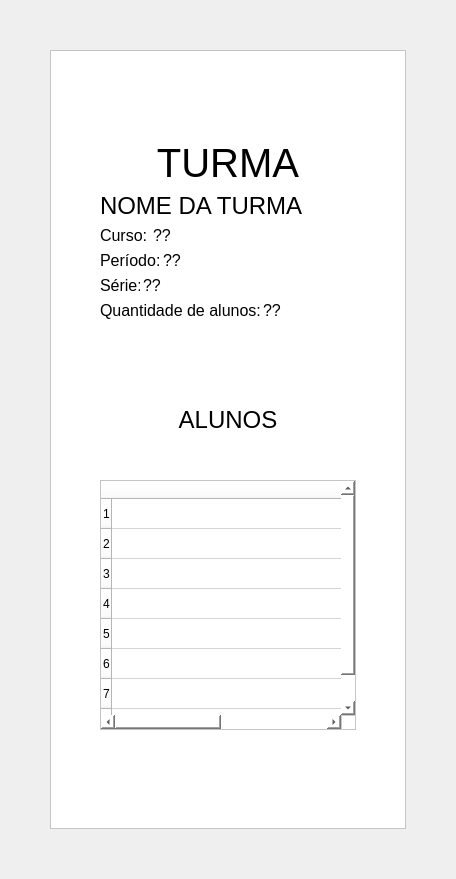
         <widget class="QWidget" name="pg_Turma">
          <layout class="QGridLayout" name="gridLayout_15">
           <property name="leftMargin">
            <number>50</number>
           </property>
           <property name="topMargin">
            <number>50</number>
           </property>
           <property name="rightMargin">
            <number>50</number>
           </property>
           <property name="bottomMargin">
            <number>50</number>
           </property>
           <property name="spacing">
            <number>0</number>
           </property>
           <item row="0" column="0">
            <widget class="QFrame" name="frame_8">
             <property name="styleSheet">
              <string notr="true">background-color: rgb(255, 255, 255);</string>
             </property>
             <property name="frameShape">
              <enum>QFrame::StyledPanel</enum>
             </property>
             <property name="frameShadow">
              <enum>QFrame::Raised</enum>
             </property>
             <layout class="QGridLayout" name="gridLayout_16">
              <item row="0" column="0">
               <widget class="QWidget" name="widget_13" native="true">
                <layout class="QGridLayout" name="gridLayout_17">
                 <property name="leftMargin">
                  <number>40</number>
                 </property>
                 <property name="topMargin">
                  <number>80</number>
                 </property>
                 <property name="rightMargin">
                  <number>40</number>
                 </property>
                 <item row="1" column="0">
                  <layout class="QVBoxLayout" name="verticalLayout_15">
                   <item>
                    <widget class="QLabel" name="lbl_NomeTurma_PgDadosTurma">
                     <property name="font">
                      <font>
                       <family>Arial</family>
                       <pointsize>18</pointsize>
                      </font>
                     </property>
                     <property name="text">
                      <string>NOME DA TURMA</string>
                     </property>
                    </widget>
                   </item>
                   <item>
                    <layout class="QHBoxLayout" name="horizontalLayout_13">
                     <property name="spacing">
                      <number>3</number>
                     </property>
                     <item>
                      <widget class="QLabel" name="label_30">
                       <property name="maximumSize">
                        <size>
                         <width>50</width>
                         <height>16777215</height>
                        </size>
                       </property>
                       <property name="font">
                        <font>
                         <family>Arial</family>
                         <pointsize>12</pointsize>
                        </font>
                       </property>
                       <property name="text">
                        <string>Curso:</string>
                       </property>
                      </widget>
                     </item>
                     <item>
                      <widget class="QLabel" name="lbl_NomeCurso_PgDadosTurma">
                       <property name="font">
                        <font>
                         <family>Arial</family>
                         <pointsize>12</pointsize>
                        </font>
                       </property>
                       <property name="text">
                        <string>??</string>
                       </property>
                      </widget>
                     </item>
                    </layout>
                   </item>
                   <item>
                    <layout class="QHBoxLayout" name="horizontalLayout_14">
                     <property name="spacing">
                      <number>3</number>
                     </property>
                     <item>
                      <widget class="QLabel" name="label_31">
                       <property name="maximumSize">
                        <size>
                         <width>60</width>
                         <height>16777215</height>
                        </size>
                       </property>
                       <property name="font">
                        <font>
                         <family>Arial</family>
                         <pointsize>12</pointsize>
                        </font>
                       </property>
                       <property name="text">
                        <string>Período:</string>
                       </property>
                      </widget>
                     </item>
                     <item>
                      <widget class="QLabel" name="lbl_Periodo_PgDadosTurma">
                       <property name="font">
                        <font>
                         <family>Arial</family>
                         <pointsize>12</pointsize>
                        </font>
                       </property>
                       <property name="text">
                        <string>??</string>
                       </property>
                      </widget>
                     </item>
                    </layout>
                   </item>
                   <item>
                    <layout class="QHBoxLayout" name="horizontalLayout_15">
                     <property name="spacing">
                      <number>3</number>
                     </property>
                     <item>
                      <widget class="QLabel" name="label_32">
                       <property name="maximumSize">
                        <size>
                         <width>40</width>
                         <height>16777215</height>
                        </size>
                       </property>
                       <property name="font">
                        <font>
                         <family>Arial</family>
                         <pointsize>12</pointsize>
                        </font>
                       </property>
                       <property name="text">
                        <string>Série:</string>
                       </property>
                      </widget>
                     </item>
                     <item>
                      <widget class="QLabel" name="lbl_Serie_PgDadosTurma">
                       <property name="font">
                        <font>
                         <family>Arial</family>
                         <pointsize>12</pointsize>
                        </font>
                       </property>
                       <property name="text">
                        <string>??</string>
                       </property>
                      </widget>
                     </item>
                    </layout>
                   </item>
                   <item>
                    <layout class="QHBoxLayout" name="horizontalLayout_16">
                     <property name="spacing">
                      <number>3</number>
                     </property>
                     <item>
                      <widget class="QLabel" name="label_33">
                       <property name="maximumSize">
                        <size>
                         <width>160</width>
                         <height>16777215</height>
                        </size>
                       </property>
                       <property name="font">
                        <font>
                         <family>Arial</family>
                         <pointsize>12</pointsize>
                        </font>
                       </property>
                       <property name="text">
                        <string>Quantidade de alunos:</string>
                       </property>
                      </widget>
                     </item>
                     <item>
                      <widget class="QLabel" name="lbl_QtdAlunos_PgDadosTurma">
                       <property name="font">
                        <font>
                         <family>Arial</family>
                         <pointsize>12</pointsize>
                        </font>
                       </property>
                       <property name="text">
                        <string>??</string>
                       </property>
                      </widget>
                     </item>
                    </layout>
                   </item>
                  </layout>
                 </item>
                 <item row="0" column="0">
                  <widget class="QLabel" name="label_34">
                   <property name="maximumSize">
                    <size>
                     <width>16777215</width>
                     <height>50</height>
                    </size>
                   </property>
                   <property name="font">
                    <font>
                     <family>Arial</family>
                     <pointsize>30</pointsize>
                    </font>
                   </property>
                   <property name="text">
                    <string>TURMA</string>
                   </property>
                   <property name="alignment">
                    <set>Qt::AlignCenter</set>
                   </property>
                  </widget>
                 </item>
                 <item row="3" column="0">
                  <spacer name="verticalSpacer_26">
                   <property name="orientation">
                    <enum>Qt::Vertical</enum>
                   </property>
                   <property name="sizeHint" stdset="0">
                    <size>
                     <width>20</width>
                     <height>40</height>
                    </size>
                   </property>
                  </spacer>
                 </item>
                 <item row="2" column="0">
                  <layout class="QVBoxLayout" name="verticalLayout_16">
                   <item>
                    <spacer name="verticalSpacer_25">
                     <property name="orientation">
                      <enum>Qt::Vertical</enum>
                     </property>
                     <property name="sizeHint" stdset="0">
                      <size>
                       <width>20</width>
                       <height>40</height>
                      </size>
                     </property>
                    </spacer>
                   </item>
                   <item>
                    <spacer name="verticalSpacer_23">
                     <property name="orientation">
                      <enum>Qt::Vertical</enum>
                     </property>
                     <property name="sizeHint" stdset="0">
                      <size>
                       <width>20</width>
                       <height>40</height>
                      </size>
                     </property>
                    </spacer>
                   </item>
                   <item>
                    <widget class="QLabel" name="label_35">
                     <property name="font">
                      <font>
                       <family>Arial</family>
                       <pointsize>18</pointsize>
                      </font>
                     </property>
                     <property name="text">
                      <string>ALUNOS</string>
                     </property>
                     <property name="alignment">
                      <set>Qt::AlignCenter</set>
                     </property>
                    </widget>
                   </item>
                   <item>
                    <spacer name="verticalSpacer_27">
                     <property name="orientation">
                      <enum>Qt::Vertical</enum>
                     </property>
                     <property name="sizeHint" stdset="0">
                      <size>
                       <width>20</width>
                       <height>40</height>
                      </size>
                     </property>
                    </spacer>
                   </item>
                   <item>
                    <widget class="QTableWidget" name="tbl_Alunos">
                     <property name="minimumSize">
                      <size>
                       <width>0</width>
                       <height>250</height>
                      </size>
                     </property>
                     <property name="maximumSize">
                      <size>
                       <width>16777215</width>
                       <height>300</height>
                      </size>
                     </property>
                     <property name="rowCount">
                      <number>8</number>
                     </property>
                     <attribute name="horizontalHeaderDefaultSectionSize">
                      <number>800</number>
                     </attribute>
                     <row/>
                     <row/>
                     <row/>
                     <row/>
                     <row/>
                     <row/>
                     <row/>
                     <row/>
                     <column>
                      <property name="text">
                       <string>Nome</string>
                      </property>
                     </column>
                     <column>
                      <property name="text">
                       <string>RM</string>
                      </property>
                     </column>
                    </widget>
                   </item>
                  </layout>
                 </item>
                 <item row="4" column="0">
                  <spacer name="verticalSpacer_24">
                   <property name="orientation">
                    <enum>Qt::Vertical</enum>
                   </property>
                   <property name="sizeHint" stdset="0">
                    <size>
                     <width>20</width>
                     <height>40</height>
                    </size>
                   </property>
                  </spacer>
                 </item>
                </layout>
               </widget>
              </item>
             </layout>
            </widget>
           </item>
          </layout>
         </widget>
